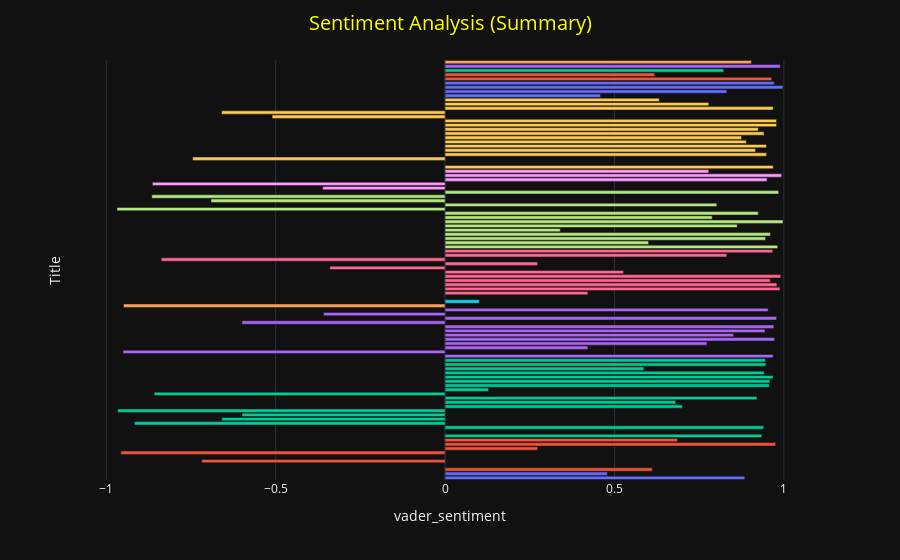

The notebook cell this image was saved under:
### Code cell
#sentiment analysis comparison - compare VADER sentiment scores for each book
fig = px.bar(book_url, x='vader_sentiment', y='Title',  color='Genre', orientation='h')
fig.update_layout(
    yaxis=dict(showticklabels=False),
    title= 'Sentiment Analysis (Summary)',
    title_x=0.5,
    title_font=dict(size=20, color='yellow'),
    template='plotly_dark', 
    showlegend=False
)
fig.write_html("./charts/sentiment_analysis.html")
fig.show()

### Figure 1 — Plotly figure (JSON) as saved in the notebook; plotly's stock layout.template omitted (floating-point values rounded to 4 significant figures)
{"data": [{"alignmentgroup": "True", "hovertemplate": "Genre=Dystopian<br>vader_sentiment=%{x}<br>Title=%{y}<extra></extra>", "legendgroup": "Dystopian", "marker": {"color": "#636efa", "pattern": {"shape": ""}}, "name": "Dystopian", "offsetgroup": "Dystopian", "orientation": "h", "showlegend": true, "textposition": "auto", "type": "bar", "x": [0.8847, 0.4788], "xaxis": "x", "y": ["1984", "Animal Farm"], "yaxis": "y"}, {"alignmentgroup": "True", "hovertemplate": "Genre=History<br>vader_sentiment=%{x}<br>Title=%{y}<extra></extra>", "legendgroup": "History", "marker": {"color": "#EF553B", "pattern": {"shape": ""}}, "name": "History", "offsetgroup": "History", "orientation": "h", "showlegend": true, "textposition": "auto", "type": "bar", "x": [0.6115, 0, -0.7184, 0, -0.9571, 0.2732, 0.9758, 0.6858], "xaxis": "x", "y": ["100 Headlines That Changed the World", "A Brief History of How the Industrial Revolution Changed the World", "All Quiet on the Western Front", "Evolution the Human Story", "I Used to Know That: World History", "Islam dalam Sejarah dan Kebudayaan Melayu", "Sapiens: A Brief History of Humankind", "The Museum of Scandals: Art that Shocked the World"], "yaxis": "y"}, {"alignmentgroup": "True", "hovertemplate": "Genre=Faith<br>vader_sentiment=%{x}<br>Title=%{y}<extra></extra>", "legendgroup": "Faith", "marker": {"color": "#00cc96", "pattern": {"shape": ""}}, "name": "Faith", "offsetgroup": "Faith", "orientation": "h", "showlegend": true, "textposition": "auto", "type": "bar", "x": [0.9349, 0, 0.9405, -0.9169, -0.6591, -0.5994, -0.9665, 0.7003, 0.6808, 0.9207, -0.8587, 0.128, 0.9571, 0.9585, 0.9683, 0.9422, 0.5868, 0.9469, 0.9452], "xaxis": "x", "y": ["20 Principles", "30-Second Religion", "Agnosticism", "ANTITHESIS", "God Is Not Great", "Hadith: A Re-evaluation", "Infidel", "Mencari Jalan Pulang", "Mengemudi Bahtera Perubahan Minda", "No god but God", "Questioning the Veil: Open Letters to Muslim Women", "Religion Without God", "Rumi's Little Book of Life", "The Atheist's Bible", "The God Delusion", "Theology of Tariq Ramadan", "Travelog Minda Tajdid: Catatan Perjalanan Dari Tanah Barat", "What I Believe", "Why I am not a Christian"], "yaxis": "y"}, {"alignmentgroup": "True", "hovertemplate": "Genre=Psychology<br>vader_sentiment=%{x}<br>Title=%{y}<extra></extra>", "legendgroup": "Psychology", "marker": {"color": "#ab63fa", "pattern": {"shape": ""}}, "name": "Psychology", "offsetgroup": "Psychology", "orientation": "h", "showlegend": true, "textposition": "auto", "type": "bar", "x": [0.9682, -0.9509, 0.4215, 0.7728, 0.9725, 0.8516, 0.9442, 0.9705, -0.5994, 0.9786, -0.3586, 0.9535], "xaxis": "x", "y": ["30-Second Psychology ", "Adult Children of Emotionally Immature Parents", "Civilization and Its Discontents", "Freud for Beginners", "Freud Verbatim", "Freudian Slips", "Life Lessons From Freud", "Quiet", "The Body Keeps the Score ", "The Courage to Be Disliked ", "The Examined Life", "The Moral Molecule"], "yaxis": "y"}, {"alignmentgroup": "True", "hovertemplate": "Genre=Politics<br>vader_sentiment=%{x}<br>Title=%{y}<extra></extra>", "legendgroup": "Politics", "marker": {"color": "#FFA15A", "pattern": {"shape": ""}}, "name": "Politics", "offsetgroup": "Politics", "orientation": "h", "showlegend": true, "textposition": "auto", "type": "bar", "x": [-0.9493], "xaxis": "x", "y": ["50 Political Ideas You Really Need to Know"], "yaxis": "y"}, {"alignmentgroup": "True", "hovertemplate": "Genre=Biography<br>vader_sentiment=%{x}<br>Title=%{y}<extra></extra>", "legendgroup": "Biography", "marker": {"color": "#19d3f3", "pattern": {"shape": ""}}, "name": "Biography", "offsetgroup": "Biography", "orientation": "h", "showlegend": true, "textposition": "auto", "type": "bar", "x": [0.101, 0], "xaxis": "x", "y": ["A Brief Guide to Charles Darwin, His Life and Times", "Sigmund Freud"], "yaxis": "y"}, {"alignmentgroup": "True", "hovertemplate": "Genre=Science<br>vader_sentiment=%{x}<br>Title=%{y}<extra></extra>", "legendgroup": "Science", "marker": {"color": "#FF6692", "pattern": {"shape": ""}}, "name": "Science", "offsetgroup": "Science", "orientation": "h", "showlegend": true, "textposition": "auto", "type": "bar", "x": [0.4215, 0.9885, 0.9793, 0.9599, 0.9904, 0.5267, -0.3403, 0.2732, -0.8378, 0.8316, 0.9671], "xaxis": "x", "y": ["A Brief History of the Universe", "A Tear at the Edge of Creation", "A Universe from Nothing", "Conversations on Consciousness", "Supercooperators", "The Ascent of Man", "The Demon-Haunted World: Science as a Candle in the Dark", "The Story of Evolution.", "The Science of Sin: The Psychology of the Seven Deadlies ", "We Are All Stardust", "Why Evolution Is True"], "yaxis": "y"}, {"alignmentgroup": "True", "hovertemplate": "Genre=Autobiography<br>vader_sentiment=%{x}<br>Title=%{y}<extra></extra>", "legendgroup": "Autobiography", "marker": {"color": "#B6E880", "pattern": {"shape": ""}}, "name": "Autobiography", "offsetgroup": "Autobiography", "orientation": "h", "showlegend": true, "textposition": "auto", "type": "bar", "x": [0.9816, 0.6005, 0.946, 0.96, 0.34, 0.8622, 0.9974, 0.7884, 0.9245, -0.9684, 0.802, -0.6911, -0.8658, 0.9844], "xaxis": "x", "y": ["A Doctor in the House", "Educated", "I Know Why the Caged Bird Sings", "Insatiable", "Into the Wild", "Latin America Diaries", "Love Without Limits", "Man's Search for Meaning", "My Brief History", "Night ", "Remembering Che: My Life with Che Guevara", "Shy: A Memoir", "The Diary of a Young Girl", "The Woman in Me"], "yaxis": "y"}, {"alignmentgroup": "True", "hovertemplate": "Genre=Self-help<br>vader_sentiment=%{x}<br>Title=%{y}<extra></extra>", "legendgroup": "Self-help", "marker": {"color": "#FF97FF", "pattern": {"shape": ""}}, "name": "Self-help", "offsetgroup": "Self-help", "orientation": "h", "showlegend": true, "textposition": "auto", "type": "bar", "x": [-0.3612, -0.8639, 0.9501, 0.9934, 0.7783], "xaxis": "x", "y": ["Before I Die", "F**K It Therapy", "Rich Dad, Poor Dad", "The Subtle Art of Not Giving a F*ck", "Tuesdays with Morrie"], "yaxis": "y"}, {"alignmentgroup": "True", "hovertemplate": "Genre=Philosophy<br>vader_sentiment=%{x}<br>Title=%{y}<extra></extra>", "legendgroup": "Philosophy", "marker": {"color": "#FECB52", "pattern": {"shape": ""}}, "name": "Philosophy", "offsetgroup": "Philosophy", "orientation": "h", "showlegend": true, "textposition": "auto", "type": "bar", "x": [0.9686, 0, -0.7451, 0.949, 0.9165, 0.9486, 0.8891, 0.875, 0.9414, 0.9245, 0.9785, 0.9784, -0.5106, -0.6597, 0.9683, 0.7783, 0.6322], "xaxis": "x", "y": ["Candide", "Civilization", "Crime and Punishment", "Event", "Free Will", "If You Can Read This", "On Beauty", "On Certainty", "On Liberty", "Philosophy 101", "The Alchemist", "The Big Questions", "The Metamorphosis", "The Stranger", "The Trolley Problem", "Wittgenstein's Conception of Philosophy", "Would You Eat Your Cat? "], "yaxis": "y"}, {"alignmentgroup": "True", "hovertemplate": "Genre=Economy<br>vader_sentiment=%{x}<br>Title=%{y}<extra></extra>", "legendgroup": "Economy", "marker": {"color": "#636efa", "pattern": {"shape": ""}}, "name": "Economy", "offsetgroup": "Economy", "orientation": "h", "showlegend": true, "textposition": "auto", "type": "bar", "x": [0.4588, 0.8316, 0.9974, 0.9716], "xaxis": "x", "y": ["Double Entry", "Economics: The User's Guide", "Economix: How and Why Our Economy Works", "Rich Malaysia, Poor Malaysians"], "yaxis": "y"}, {"alignmentgroup": "True", "hovertemplate": "Genre=Photography<br>vader_sentiment=%{x}<br>Title=%{y}<extra></extra>", "legendgroup": "Photography", "marker": {"color": "#EF553B", "pattern": {"shape": ""}}, "name": "Photography", "offsetgroup": "Photography", "orientation": "h", "showlegend": true, "textposition": "auto", "type": "bar", "x": [0.964, 0.6187], "xaxis": "x", "y": ["Humans of New York: Stories", "In the Shadow of Mountains"], "yaxis": "y"}, {"alignmentgroup": "True", "hovertemplate": "Genre=Humor<br>vader_sentiment=%{x}<br>Title=%{y}<extra></extra>", "legendgroup": "Humor", "marker": {"color": "#00cc96", "pattern": {"shape": ""}}, "name": "Humor", "offsetgroup": "Humor", "orientation": "h", "showlegend": true, "textposition": "auto", "type": "bar", "x": [0.8221], "xaxis": "x", "y": ["Humblebrag: The Art of False Modesty"], "yaxis": "y"}, {"alignmentgroup": "True", "hovertemplate": "Genre=Drama<br>vader_sentiment=%{x}<br>Title=%{y}<extra></extra>", "legendgroup": "Drama", "marker": {"color": "#ab63fa", "pattern": {"shape": ""}}, "name": "Drama", "offsetgroup": "Drama", "orientation": "h", "showlegend": true, "textposition": "auto", "type": "bar", "x": [0.9892], "xaxis": "x", "y": ["My Sister's Keeper"], "yaxis": "y"}, {"alignmentgroup": "True", "hovertemplate": "Genre=Feminism<br>vader_sentiment=%{x}<br>Title=%{y}<extra></extra>", "legendgroup": "Feminism", "marker": {"color": "#FFA15A", "pattern": {"shape": ""}}, "name": "Feminism", "offsetgroup": "Feminism", "orientation": "h", "showlegend": true, "textposition": "auto", "type": "bar", "x": [0.9042], "xaxis": "x", "y": ["The Second Sex"], "yaxis": "y"}], "layout": {"barmode": "relative", "legend": {"title": {"text": "Genre"}, "tracegroupgap": 0}, "margin": {"t": 60}, "showlegend": false, "title": {"font": {"color": "yellow", "size": 20}, "text": "Sentiment Analysis (Summary)", "x": 0.5}, "xaxis": {"anchor": "y", "domain": [0, 1], "title": {"text": "vader_sentiment"}}, "yaxis": {"anchor": "x", "domain": [0, 1], "showticklabels": false, "title": {"text": "Title"}}}}
